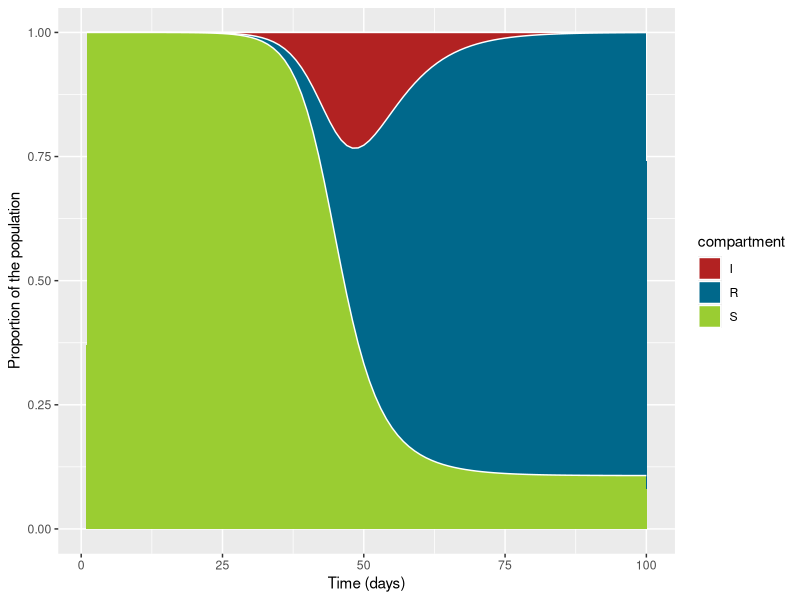
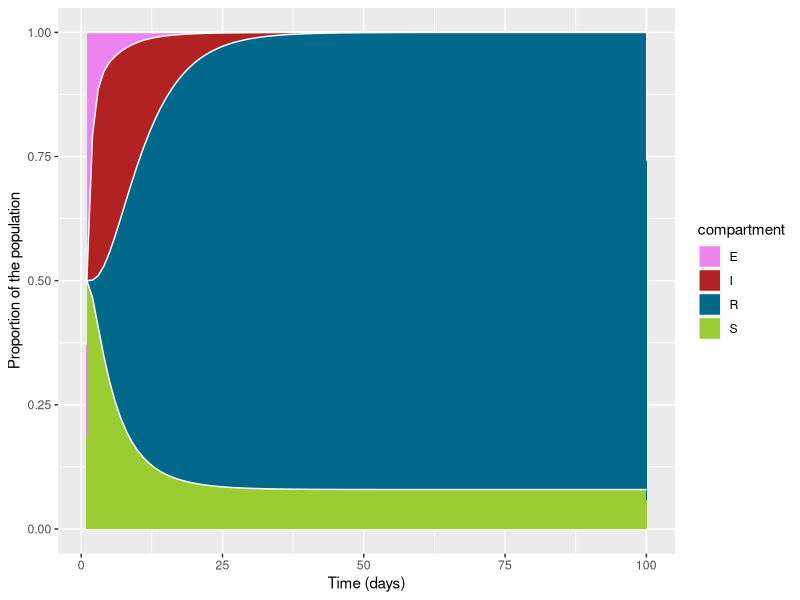

These figures' R source, in order:
#Load required libraries
library(tidyverse)
library(deSolve)

# Time points

time <- seq(from=1, to=100, by=1)

# SIR Model ---------------------------------------------------------------

## model inputs
initial_state_values=c(S=999999,I=1,R=0)
parameters=c(gamma=0.20,beta=0.5)

## SIR model function
sir_model <- function(time, state, parameters){
  with(as.list(c(state,parameters)),{
    N=S+I+R
    lambda=beta*(I/N)
    dS=-lambda*S
    dI=lambda*S-gamma*I
    dR=gamma*I

    return(list(c(dS,dI,dR)))
  }
  )
}

## solving the differential equations
output <- ode(
  y = initial_state_values,
  func = sir_model,
  parms = parameters,
  times = time
  ) %>%
  as.data.frame()

output

output2 <- output %>%
  gather(key = compartment, value = count, S:R)

output2

## plot the proportion of states (S, I, R) over time
ggplot(data = output2,
       aes(x = time, y = count/sum(initial_state_values), fill = compartment)) +
  geom_area(col="white") +
  scale_fill_manual(values = c("firebrick", "deepskyblue4", "yellowgreen")) +
  xlab("Time (days)") +
  ylab("Proportion of the population") +
  scale_color_discrete(name = "State")


# SEIR Model --------------------------------------------------------------
## model inputs
initial_state_values=c(S=500, E=499, I=1, R=0)
parameters=c(gamma=0.20, beta=0.5, R0=2, sigma=1)

## SEIR model function
seir_model <- function(time, state, parameters){
  with(as.list(c(state,parameters)),{
    dS <- -(R0*gamma) * S * I/(S + E + I + R)
    dE <- (R0*gamma) * S * I/(S + E + I + R) - sigma * E
    dI <- sigma * E - gamma * I
    dR <- gamma * I

    return(list(c(dS, dE, dI, dR)))
  }
  )
}

## solving the differential equations
output <- ode(
  y = initial_state_values,
  func = seir_model,
  parms = parameters,
  times = time
  ) %>%
  as.data.frame()

output

output2 <- output %>%
  gather(key = compartment, value = count, S:R)

output2

## plot the proportion of states (S, E, I, R) over time
ggplot(data = output2,
       aes(x = time, y = count/sum(initial_state_values), fill = compartment)) +
  geom_area(col="white") +
  scale_fill_manual(values = c("violet","firebrick", "deepskyblue4", "yellowgreen")) +
  xlab("Time (days)") +
  ylab("Proportion of the population") +
  scale_color_discrete(name = "State")


# Exercise ----------------------------------------------------------------

# Run previous models changing the parameters
# Simulate a reasonable model (SIR and/or SEIR) for an epidemics of interest
